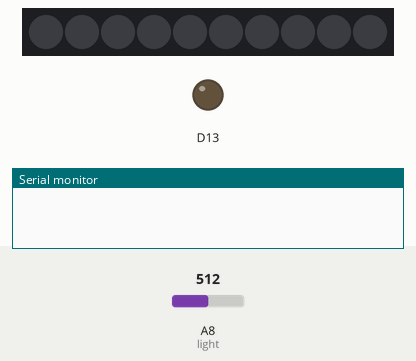
A sketch run on a simulated Adafruit Circuit Playground Express. On the bench: 10 RGB LEDs in strip order, left to right, output pins drawn as LEDs (lit = HIGH), the last lines printed to the serial monitor. The inputs (shaded band) are chosen by the test bench; at power-on: A8 (light) = 512.

Above: at 0.1 s.
At 0.6 s:
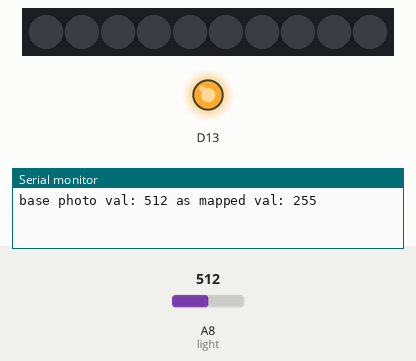
Timing chart, 0 to 2.1 s (numbered marks = the images above):
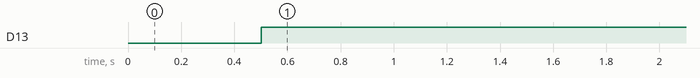

Measured:
- by itself, D13: LOW → HIGH at 0.50 s

The sketch:

physicalComputingRangeAdjst.ino
```cpp
// Author: Hamberfim

// included libraries
#include <Adafruit_CircuitPlayground.h>
#include <Adafruit_Circuit_Playground.h>

// global vars
// dynamic range adjustment for analog sensors
int minPhVal = 500;
int maxPhVal = 500;

void setup() {
  // put your setup code here, to run once:
  // init Serial
  Serial.begin(9600);

  // init the CPX and pins/input/output
  CircuitPlayground.begin();
  // All borads have a defined LED_BUILTIN, for CPX it is pin D13
  pinMode(LED_BUILTIN, OUTPUT);  // also known as CPLAY_REDLED on the CPX hardware
}

void loop() {
  // put your main code here, to run repeatedly:
  // ===== analog light sensor range - 10bit- values range between 0-1023 =====
  // read analog sensor - photo light sensor
  int photoValue = analogRead(A8);  // pass the light sensor reading to another variable
  delay(500);
  Serial.print("base photo val: ");
  Serial.print(photoValue);

  // dynamic range adjustment for analog sensors
  if (photoValue < minPhVal) {
    minPhVal = photoValue;
  }
  if (photoValue > maxPhVal) {
    maxPhVal = photoValue;
  }
  byte mapVal = map(photoValue, minPhVal, maxPhVal, 0, 255);
  Serial.print(" as mapped val: ");
  Serial.println(mapVal);
  analogWrite(LED_BUILTIN, mapVal);
}
```
